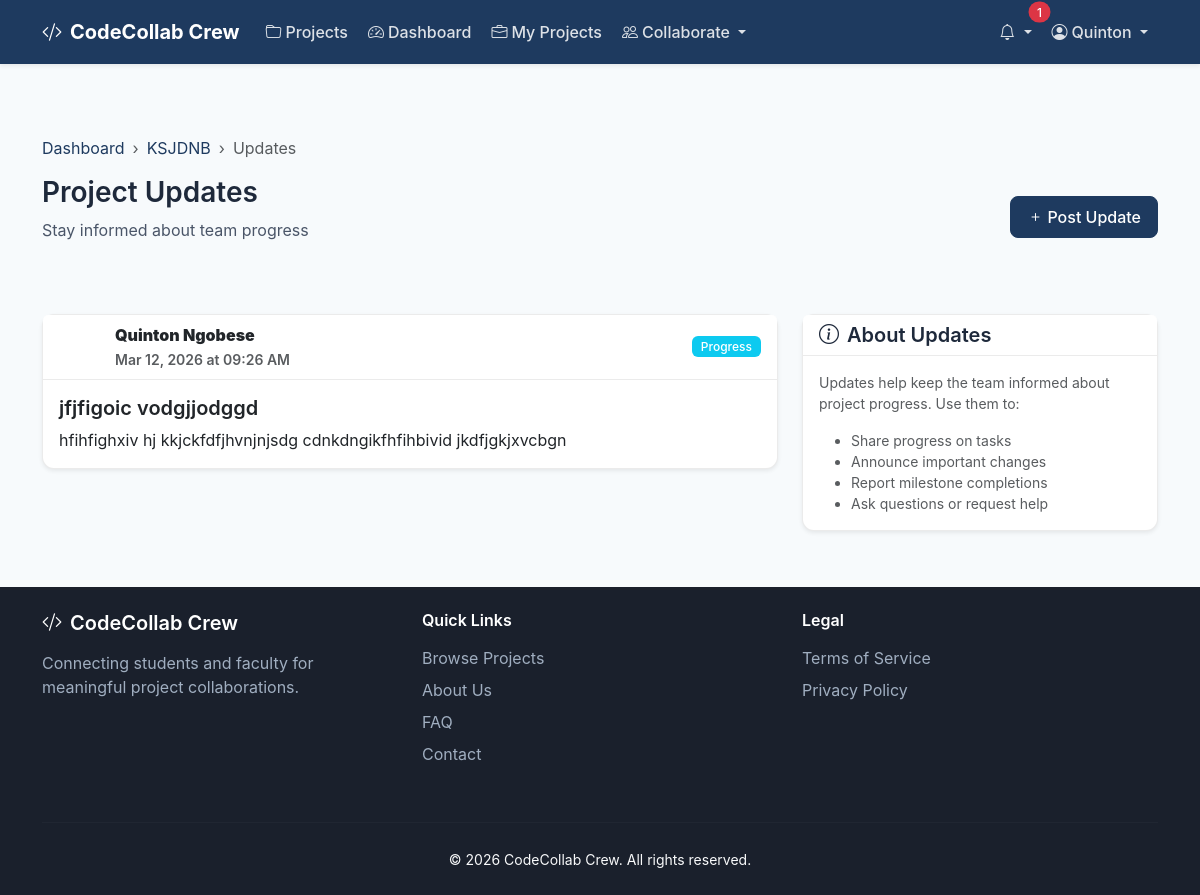
The page /collaboration/project/2/updates (signed in) on the database its author committed.
### app/models.py (models this page shows, shortened)
class User(UserMixin, db.Model):
    __tablename__ = 'users'
    id = db.Column(db.Integer, primary_key=True)
    email = db.Column(db.String(120), unique=True, nullable=False, index=True)
    password_hash = db.Column(db.String(128), nullable=False)
    first_name = db.Column(db.String(50), nullable=False)
    last_name = db.Column(db.String(50), nullable=False)
    student_id = db.Column(db.String(20), unique=True, index=True)  # For students
    employee_id = db.Column(db.String(20), unique=True, index=True)  # For faculty
    phone = db.Column(db.String(20))
    bio = db.Column(db.Text)
    avatar = db.Column(db.String(200))
    is_active = db.Column(db.Boolean, default=True)
    is_verified = db.Column(db.Boolean, default=False)
    availability_status = db.Column(db.String(20), default='available')  # available, busy, away, offline
    last_seen = db.Column(db.DateTime, default=lambda: datetime.now(timezone.utc))
    created_at = db.Column(db.DateTime, default=lambda: datetime.now(timezone.utc))
    updated_at = db.Column(db.DateTime, default=lambda: datetime.now(timezone.utc), onupdate=lambda: datetime.now(timezone.utc))
    last_login = db.Column(db.DateTime)
    department_id = db.Column(db.Integer, db.ForeignKey('departments.id'))
    roles = db.relationship('Role', secondary=user_roles, backref=db.backref('users', lazy='dynamic'))
    skills = db.relationship('Skill', secondary=user_skills, backref=db.backref('users', lazy='dynamic'))
    owned_projects = db.relationship('Project', backref='owner', lazy='dynamic', foreign_keys='Project.owner_id')
    applications = db.relationship('ProjectApplication', backref='applicant', lazy='dynamic', foreign_keys='ProjectApplication.user_id')
    memberships = db.relationship('ProjectMember', backref='user', lazy='dynamic')
    contributions = db.relationship('Contribution', backref='contributor', lazy='dynamic')
    notifications = db.relationship('Notification', backref='user', lazy='dynamic', foreign_keys='Notification.user_id')
    @property
    def full_name(self):
        return f'{self.first_name} {self.last_name}'
    def has_role(self, role_name):
        return any(role.name == role_name for role in self.roles)
    @property
    def is_lecturer(self):
        return self.has_role('lecturer')
    @property
    def is_student(self):
        return self.has_role('student')
    @property
    def is_admin(self):
        return self.has_role('admin')
    def get_unread_notifications_count(self):
        return Notification.query.filter_by(user_id=self.id, is_read=False).count()

class Project(db.Model):
    __tablename__ = 'projects'
    id = db.Column(db.Integer, primary_key=True)
    title = db.Column(db.String(200), nullable=False)
    description = db.Column(db.Text, nullable=False)
    goals = db.Column(db.Text)
    expected_outcomes = db.Column(db.Text)
    status = db.Column(db.String(20), default='draft')  # draft, open, in_progress, completed, cancelled
    visibility = db.Column(db.String(20), default='public')  # public, department, private
    max_team_size = db.Column(db.Integer, default=5)
    min_team_size = db.Column(db.Integer, default=1)
    invite_code = db.Column(db.String(32), unique=True, index=True)  # For shareable invite links
    start_date = db.Column(db.Date)
    end_date = db.Column(db.Date)
    application_deadline = db.Column(db.DateTime)
    created_at = db.Column(db.DateTime, default=lambda: datetime.now(timezone.utc))
    updated_at = db.Column(db.DateTime, default=lambda: datetime.now(timezone.utc), onupdate=lambda: datetime.now(timezone.utc))
    owner_id = db.Column(db.Integer, db.ForeignKey('users.id'), nullable=False)
    course_id = db.Column(db.Integer, db.ForeignKey('courses.id'))
    department_id = db.Column(db.Integer, db.ForeignKey('departments.id'))
    skills = db.relationship('Skill', secondary=project_skills, backref=db.backref('projects', lazy='dynamic'))
    tools = db.relationship('Tool', secondary=project_tools, backref=db.backref('projects', lazy='dynamic'))
    milestones = db.relationship('Milestone', backref='project', lazy='dynamic', order_by='Milestone.due_date')
    applications = db.relationship('ProjectApplication', backref='project', lazy='dynamic')
    members = db.relationship('ProjectMember', backref='project', lazy='dynamic')
    files = db.relationship('ProjectFile', backref='project', lazy='dynamic')
    updates = db.relationship('ProjectUpdate', backref='project', lazy='dynamic', order_by='desc(ProjectUpdate.created_at)')
    contributions = db.relationship('Contribution', backref='project', lazy='dynamic')
    feedback = db.relationship('Feedback', backref='project', lazy='dynamic')

class ProjectUpdate(db.Model):
    __tablename__ = 'project_updates'
    id = db.Column(db.Integer, primary_key=True)
    title = db.Column(db.String(200), nullable=False)
    content = db.Column(db.Text, nullable=False)
    update_type = db.Column(db.String(20), default='general')  # general, milestone, announcement, progress
    created_at = db.Column(db.DateTime, default=lambda: datetime.now(timezone.utc))
    project_id = db.Column(db.Integer, db.ForeignKey('projects.id'), nullable=False)
    author_id = db.Column(db.Integer, db.ForeignKey('users.id'), nullable=False)
    author = db.relationship('User', backref='project_updates')

### app/routes/collaboration.py (the view)
@collab_bp.route('/project/<int:project_id>/updates')
@login_required
@project_member_required
def updates(project_id):
    project = Project.query.get_or_404(project_id)
    page = request.args.get('page', 1, type=int)
    per_page = current_app.config.get('ITEMS_PER_PAGE', 10)
    updates = project.updates.paginate(page=page, per_page=per_page, error_out=False)
    return render_template('collaboration/updates.html',
                         project=project,
                         updates=updates)

### app/templates/collaboration/updates.html (shortened to what this page needs)
{% extends "base.html" %}
{% block content %}
<div class="container py-4">
    <div class="page-header">
        <nav aria-label="breadcrumb">
            <ol class="breadcrumb">
                <li class="breadcrumb-item"><a href="{{ url_for('dashboard.index') }}">Dashboard</a></li>
                <li class="breadcrumb-item"><a href="{{ url_for('collaboration.project_workspace', project_id=project.id) }}">{{ project.title[:30] }}{% if project.title|length > 30 %}...{% endif %}</a></li>
                <li class="breadcrumb-item active">Updates</li>
            </ol>
        </nav>
        <div class="d-flex justify-content-between align-items-center">
            <div>
                <h1 class="page-title">Project Updates</h1>
                <p class="page-subtitle">Stay informed about team progress</p>
            </div>
            <a href="{{ url_for('collaboration.add_update', project_id=project.id) }}" class="btn btn-primary">
                <i class="bi bi-plus me-1"></i>Post Update
            </a>
        </div>
    </div>
    {% if updates.items %}
    <div class="row">
        <div class="col-lg-8">
            {% for update in updates.items %}
            <div class="card mb-4">
                <div class="card-header d-flex justify-content-between align-items-center">
                    <div class="d-flex align-items-center">
                        <div class="avatar me-3">
                        </div>
                        <div>
                            <strong>{{ update.author.full_name }}</strong>
                            <br><small class="text-muted">{{ update.created_at.strftime('%b %d, %Y at %I:%M %p') }}</small>
                        </div>
                    </div>
                    <span class="badge bg-{{ 'primary' if update.update_type == 'announcement' else 'success' if update.update_type == 'milestone' else 'info' if update.update_type == 'progress' else 'secondary' }}">
                        {{ update.update_type|capitalize }}
                    </span>
                </div>
                <div class="card-body">
                    <h5 class="card-title">{{ update.title }}</h5>
                    <p class="card-text">{{ update.content }}</p>
                </div>
            </div>
            {% endfor %}
        </div>
        <div class="col-lg-4">
            <div class="card">
                <div class="card-header">
                    <h5 class="mb-0"><i class="bi bi-info-circle me-2"></i>About Updates</h5>
                </div>
                <div class="card-body">
                    <p class="text-muted small">Updates help keep the team informed about project progress. Use them to:</p>
                    <ul class="small text-muted mb-0">
                        <li>Share progress on tasks</li>
                        <li>Announce important changes</li>
                        <li>Report milestone completions</li>
                        <li>Ask questions or request help</li>
                    </ul>
                </div>
            </div>
        </div>
    </div>
    {% endif %}
</div>
{% endblock %}

### app/templates/base.html (shortened to what this page needs)
<!DOCTYPE html>
<html lang="en">
<head>
    <link href="https://cdn.jsdelivr.net/npm/bootstrap@5.3.2/dist/css/bootstrap.min.css" rel="stylesheet">
    <link href="https://cdn.jsdelivr.net/npm/bootstrap-icons@1.11.1/font/bootstrap-icons.css" rel="stylesheet">
    <link href="{{ url_for('static', filename='css/main.css') }}" rel="stylesheet">
</head>
<body>
    <nav class="navbar navbar-expand-lg navbar-dark bg-primary sticky-top">
        <div class="container">
            <a class="navbar-brand fw-bold" href="{{ url_for('main.index') }}">
                <i class="bi bi-code-slash me-2"></i>CodeCollab Crew
            </a>
            <div class="collapse navbar-collapse" id="navbarNav">
                <ul class="navbar-nav me-auto">
                    <li class="nav-item">
                        <a class="nav-link" href="{{ url_for('projects.list_projects') }}">
                            <i class="bi bi-folder me-1"></i>Projects
                        </a>
                    </li>
                    {% if current_user.is_authenticated %}
                    <li class="nav-item">
                        <a class="nav-link" href="{{ url_for('dashboard.index') }}">
                            <i class="bi bi-speedometer2 me-1"></i>Dashboard
                        </a>
                    </li>
                    <li class="nav-item">
                        <a class="nav-link" href="{{ url_for('projects.my_projects') }}">
                            <i class="bi bi-briefcase me-1"></i>My Projects
                        </a>
                    </li>
                    <li class="nav-item dropdown">
                        <a class="nav-link dropdown-toggle" href="#" id="collabDropdown"
                           role="button" data-bs-toggle="dropdown" aria-expanded="false">
                            <i class="bi bi-people me-1"></i>Collaborate
                        </a>
                    </li>
                    {% endif %}
                </ul>
                <ul class="navbar-nav">
                    {% if current_user.is_authenticated %}
                    <li class="nav-item dropdown">
                        <a class="nav-link dropdown-toggle position-relative" href="#" id="notificationsDropdown"
                           role="button" data-bs-toggle="dropdown" aria-expanded="false">
                            <i class="bi bi-bell"></i>
                            {% set unread_count = current_user.get_unread_notifications_count() %}
                            {% if unread_count > 0 %}
                            <span class="position-absolute top-0 start-100 translate-middle badge rounded-pill bg-danger">
                                {{ unread_count if unread_count < 100 else '99+' }}
                            </span>
                            {% endif %}
                        </a>
                    </li>
                    <li class="nav-item dropdown">
                        <a class="nav-link dropdown-toggle" href="#" id="userDropdown"
                           role="button" data-bs-toggle="dropdown" aria-expanded="false">
                            <i class="bi bi-person-circle me-1"></i>{{ current_user.first_name }}
                        </a>
                    </li>
                    {% endif %}
                </ul>
            </div>
        </div>
    </nav>
    <main class="main-content">
        {% block content %}{% endblock %}
    </main>
    <footer class="footer mt-auto py-4 bg-dark text-light">
        <div class="container">
            <div class="row">
                <div class="col-md-4 mb-3">
                    <h5><i class="bi bi-code-slash me-2"></i>CodeCollab Crew</h5>
                    <p>
                        Connecting students and faculty for meaningful project collaborations.
                    </p>
                </div>
                <div class="col-md-4 mb-3">
                    <h6>Quick Links</h6>
                    <ul class="list-unstyled">
                        <li><a href="{{ url_for('projects.list_projects') }}">Browse Projects</a></li>
                        <li><a href="{{ url_for('main.about') }}">About Us</a></li>
                        <li><a href="{{ url_for('main.faq') }}">FAQ</a></li>
                        <li><a href="{{ url_for('main.contact') }}">Contact</a></li>
                    </ul>
                </div>
                <div class="col-md-4 mb-3">
                    <h6>Legal</h6>
                    <ul class="list-unstyled">
                        <li><a href="{{ url_for('main.terms') }}">Terms of Service</a></li>
                        <li><a href="{{ url_for('main.privacy') }}">Privacy Policy</a></li>
                    </ul>
                </div>
            </div>
            <hr>
            <div class="text-center">
                <small>&copy; {{ now.year }} CodeCollab Crew. All rights reserved.</small>
            </div>
        </div>
    </footer>
</body>
</html>

### rows shown on the page
User: first_name "Quinton"
Project: title "KSJDNB"
ProjectUpdate: author.full_name "Quinton Ngobese", created_at "Mar 12, 2026 at 09:26 AM", update_type "Progress", title "jfjfigoic vodgjjodggd", content "hfihfighxiv hj kkjckfdfjhvnjnjsdg cdnkdngikfhfihbivid jkdfjgkjxvcbgn"

### other values the page prints
{{ unread_count if unread_count < 100 else '99+' }} "1"
